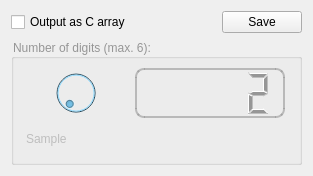
<?xml version="1.0" encoding="UTF-8"?>
<ui version="4.0">
 <class>config_form</class>
 <widget class="QWidget" name="config_form">
  <property name="geometry">
   <rect>
    <x>0</x>
    <y>0</y>
    <width>313</width>
    <height>176</height>
   </rect>
  </property>
  <property name="minimumSize">
   <size>
    <width>300</width>
    <height>176</height>
   </size>
  </property>
  <property name="maximumSize">
   <size>
    <width>500</width>
    <height>176</height>
   </size>
  </property>
  <property name="windowTitle">
   <string>Form</string>
  </property>
  <property name="windowOpacity">
   <double>1.000000000000000</double>
  </property>
  <property name="styleSheet">
   <string notr="true"/>
  </property>
  <layout class="QGridLayout" name="gridLayout_2">
   <item row="0" column="0">
    <widget class="QCheckBox" name="checkbox_carray_output">
     <property name="text">
      <string>Output as C array</string>
     </property>
    </widget>
   </item>
   <item row="0" column="1">
    <widget class="QPushButton" name="btn_save_settings">
     <property name="sizePolicy">
      <sizepolicy hsizetype="Fixed" vsizetype="Fixed">
       <horstretch>0</horstretch>
       <verstretch>0</verstretch>
      </sizepolicy>
     </property>
     <property name="text">
      <string>Save</string>
     </property>
    </widget>
   </item>
   <item row="1" column="0" colspan="2">
    <widget class="QGroupBox" name="groupBox">
     <property name="enabled">
      <bool>false</bool>
     </property>
     <property name="styleSheet">
      <string notr="true">QGroupBox::disabled
{
	color: rgb(150, 150, 150);
}</string>
     </property>
     <property name="title">
      <string>Number of digits (max. 6):</string>
     </property>
     <layout class="QGridLayout" name="gridLayout">
      <item row="0" column="0">
       <widget class="QDial" name="dial_ndigits">
        <property name="enabled">
         <bool>false</bool>
        </property>
        <property name="maximumSize">
         <size>
          <width>100</width>
          <height>50</height>
         </size>
        </property>
        <property name="styleSheet">
         <string notr="true">QDial{
background-color: rgb(0, 170, 255);
}

QDial::disabled
{
	background-color: rgb(0, 170, 255);
}
</string>
        </property>
        <property name="minimum">
         <number>2</number>
        </property>
        <property name="maximum">
         <number>6</number>
        </property>
        <property name="pageStep">
         <number>3</number>
        </property>
        <property name="value">
         <number>2</number>
        </property>
       </widget>
      </item>
      <item row="0" column="1">
       <widget class="QLCDNumber" name="lcd_display_ndigits">
        <property name="maximumSize">
         <size>
          <width>150</width>
          <height>16777215</height>
         </size>
        </property>
        <property name="styleSheet">
         <string notr="true">QLCDNumber
{
	color: rgb(0, 170, 255);
	border: 2px solid;		
	border-radius: 9px;
	border-color: rgb(0, 170, 255);
}

QLCDNumber::disabled
{
	color: rgb(150, 150, 150);
	border-color: rgba(150, 150, 150, 150);
}</string>
        </property>
        <property name="smallDecimalPoint">
         <bool>false</bool>
        </property>
        <property name="segmentStyle">
         <enum>QLCDNumber::Filled</enum>
        </property>
        <property name="value" stdset="0">
         <double>2.000000000000000</double>
        </property>
       </widget>
      </item>
      <item row="1" column="0">
       <widget class="QLabel" name="label">
        <property name="enabled">
         <bool>false</bool>
        </property>
        <property name="maximumSize">
         <size>
          <width>40</width>
          <height>16777215</height>
         </size>
        </property>
        <property name="text">
         <string>Sample:</string>
        </property>
       </widget>
      </item>
      <item row="1" column="1">
       <widget class="QLabel" name="label_ndigits_sample">
        <property name="enabled">
         <bool>false</bool>
        </property>
        <property name="styleSheet">
         <string notr="true">font: 75 10pt &quot;MS Shell Dlg 2&quot;;</string>
        </property>
        <property name="frameShape">
         <enum>QFrame::NoFrame</enum>
        </property>
        <property name="frameShadow">
         <enum>QFrame::Plain</enum>
        </property>
        <property name="text">
         <string/>
        </property>
       </widget>
      </item>
     </layout>
    </widget>
   </item>
  </layout>
 </widget>
 <resources/>
 <connections/>
</ui>
